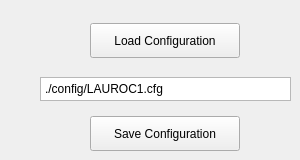
      <widget class="QWidget" name="lauroc2tab">
       <attribute name="title">
        <string>LAUROC2</string>
       </attribute>
       <widget class="QWidget" name="gridLayoutWidget_63">
        <property name="geometry">
         <rect>
          <x>40</x>
          <y>20</y>
          <width>251</width>
          <height>131</height>
         </rect>
        </property>
        <layout class="QGridLayout" name="configFileGridLayout_5">
         <item row="0" column="0" alignment="Qt::AlignHCenter|Qt::AlignVCenter">
          <widget class="QPushButton" name="lauroc2ConfigFileOpenButton">
           <property name="minimumSize">
            <size>
             <width>150</width>
             <height>35</height>
            </size>
           </property>
           <property name="maximumSize">
            <size>
             <width>150</width>
             <height>35</height>
            </size>
           </property>
           <property name="text">
            <string>Load Configuration</string>
           </property>
          </widget>
         </item>
         <item row="1" column="0" alignment="Qt::AlignHCenter|Qt::AlignVCenter">
          <widget class="QPlainTextEdit" name="lauroc2ConfigFileNameBox">
           <property name="maximumSize">
            <size>
             <width>16777215</width>
             <height>24</height>
            </size>
           </property>
           <property name="verticalScrollBarPolicy">
            <enum>Qt::ScrollBarAlwaysOff</enum>
           </property>
           <property name="horizontalScrollBarPolicy">
            <enum>Qt::ScrollBarAlwaysOff</enum>
           </property>
           <property name="plainText">
            <string>./config/LAUROC1.cfg</string>
           </property>
          </widget>
         </item>
         <item row="2" column="0" alignment="Qt::AlignHCenter">
          <widget class="QPushButton" name="lauroc2ConfigFileSaveButton">
           <property name="minimumSize">
            <size>
             <width>150</width>
             <height>35</height>
            </size>
           </property>
           <property name="maximumSize">
            <size>
             <width>150</width>
             <height>35</height>
            </size>
           </property>
           <property name="text">
            <string>Save Configuration</string>
           </property>
          </widget>
         </item>
        </layout>
       </widget>
      </widget>
